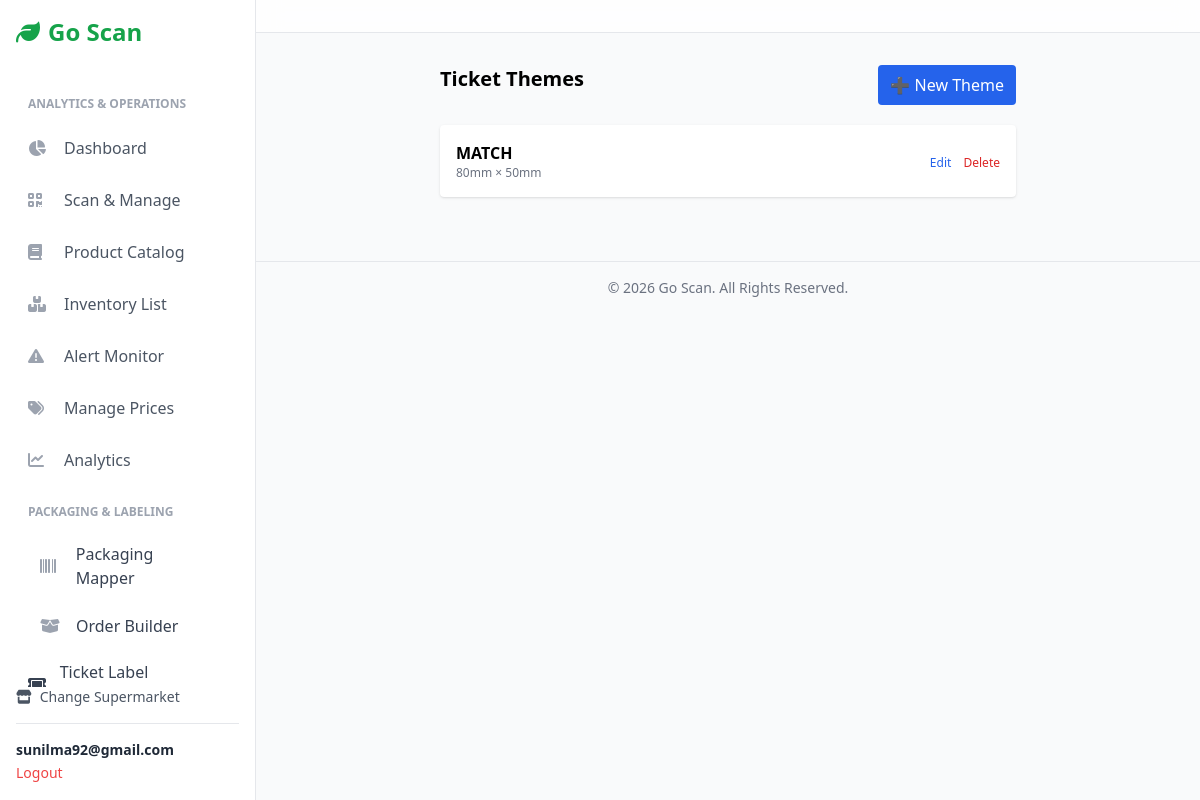
Screenshot of /ticket/1/themes/ (signed in) with the database file from the repository.
### users/models.py (models this page shows, shortened)
class Account(AbstractBaseUser):
    first_name = models.CharField(max_length=50)
    last_name = models.CharField(max_length=50)
    username = models.CharField(max_length=50, unique=True)
    email = models.EmailField(max_length=100, unique=True)
    phone_number = models.CharField(max_length=50, blank=True)
    date_joined = models.DateTimeField(auto_now_add=True)
    last_login = models.DateTimeField(auto_now=True)
    is_admin = models.BooleanField(default=False)
    is_staff = models.BooleanField(default=False)
    is_active = models.BooleanField(default=True)  # <-- Changed to True
    is_superuser = models.BooleanField(default=False)
    USERNAME_FIELD = 'username'
    REQUIRED_FIELDS = ['email', 'first_name', 'last_name']
    objects = MyAccountManager()

### Tickettheme/models.py (models this page shows, shortened)
class TicketTheme(models.Model):
    supermarket = models.ForeignKey(Supermarket, on_delete=models.CASCADE)
    name = models.CharField(max_length=50)
    background_color = models.CharField(max_length=20, default="#FFFFFF")
    text_color = models.CharField(max_length=20, default="#000000")
    accent_color = models.CharField(max_length=20, default="#FF0000")
    width_mm = models.PositiveIntegerField(default=80)
    height_mm = models.PositiveIntegerField(default=50)
    match_product_color = models.BooleanField(default=False)

### Tickettheme/views.py (the view)
# urls.py: path("<int:supermarket_id>/themes/", views.ticket_theme_list_view, name="ticket_theme_list"),
@login_required
def ticket_theme_list_view(request, supermarket_id):
    supermarket = get_object_or_404(Supermarket, pk=supermarket_id)
    themes = TicketTheme.objects.filter(
        supermarket=supermarket
    ).order_by("-id")
    return render(request, "tickettheme/theme_list.html", {
        "supermarket": supermarket,
        "themes": themes,
    })

### templates/tickettheme/theme_list.html (shortened to what this page needs)
{% extends "inventory/base.html" %}
{% block content %}
<div class="max-w-xl mx-auto space-y-5">
    <div class="flex justify-between">
        <h2 class="text-xl font-semibold">Ticket Themes</h2>
        <a href="{% url 'ticket:ticket_theme_create' supermarket.id %}"
           class="px-3 py-2 bg-blue-600 text-white rounded">
            ➕ New Theme
        </a>
    </div>
    <div class="space-y-3">
    {% for t in themes %}
        <div class="p-4 bg-white rounded shadow flex justify-between items-center">
            <div>
                <div class="font-semibold">{{ t.name }}</div>
                <div class="text-xs text-gray-500">
                    {{ t.width_mm }}mm × {{ t.height_mm }}mm
                </div>
            </div>
            <div class="space-x-2">
                <a href="{% url 'ticket:ticket_theme_edit' supermarket.id t.id %}"
                   class="text-blue-600 text-xs">Edit</a>
                <a href="{% url 'ticket:ticket_theme_delete' supermarket.id t.id %}"
                   class="text-red-600 text-xs">Delete</a>
            </div>
        </div>
    {% empty %}
        <p class="text-sm text-gray-500">No themes yet.</p>
    {% endfor %}
    </div>
</div>
{% endblock %}

### templates/inventory/base.html (shortened to what this page needs)
{% load static %}
<!DOCTYPE html>
<html lang="en">
<head>
    <script src="https://cdn.tailwindcss.com"></script>
    <link rel="stylesheet" href="https://cdnjs.cloudflare.com/ajax/libs/font-awesome/6.4.0/css/all.min.css">
</head>
<body class="bg-gray-50 font-sans">
    <aside id="sidebar" class="w-64 bg-white text-gray-800 p-4 border-r border-gray-200 fixed h-full flex flex-col z-30 md:translate-x-0">
        <div class="text-2xl font-bold text-green-600 mb-8 flex items-center">
            <i class="fas fa-leaf mr-2"></i>
            <span>Go Scan</span>
        </div>
        <nav class="space-y-1 flex-grow overflow-y-auto">
            {% if supermarket %}
                <p class="px-3 pt-4 pb-2 text-xs font-semibold text-gray-400 uppercase">Analytics & Operations</p>
                <a href="{% url 'inventory:supermarket_dashboard' supermarket.id %}" class="sidebar-link flex items-center p-3 rounded-lg text-gray-600 hover:bg-gray-200">
                    <i class="fas fa-chart-pie w-6 mr-3 text-gray-400"></i> Dashboard
                </a>
                <a href="{% url 'inventory:scan_item' supermarket.id %}" class="sidebar-link flex items-center p-3 rounded-lg text-gray-600 hover:bg-gray-200">
                    <i class="fas fa-qrcode w-6 mr-3 text-gray-400"></i> Scan & Manage
                </a>
                <a href="{% url 'inventory:product_list' supermarket.id %}" class="sidebar-link flex items-center p-3 rounded-lg text-gray-600 hover:bg-gray-200">
                    <i class="fas fa-book w-6 mr-3 text-gray-400"></i> Product Catalog
                </a>
                <a href="{% url 'inventory:inventory_list' supermarket.id %}" class="sidebar-link flex items-center p-3 rounded-lg text-gray-600 hover:bg-gray-200">
                    <i class="fas fa-boxes-stacked w-6 mr-3 text-gray-400"></i> Inventory List
                </a>
                <a href="{% url 'pricing:alert_monitor' supermarket.id %}" class="sidebar-link flex items-center p-3 rounded-lg text-gray-600 hover:bg-gray-200">
                    <i class="fas fa-triangle-exclamation w-6 mr-3 text-gray-400"></i> Alert Monitor
                </a>
                    <a href="{% url 'product_pricing:manage_product_prices' supermarket.id %}" class="sidebar-link flex items-center p-3 rounded-lg text-gray-600 hover:bg-gray-200">
                        <i class="fas fa-tags w-6 mr-3 text-gray-400"></i> Manage Prices
                    </a>
            <a href="{% url 'analytics:dashboard' supermarket.id %}"
   class="sidebar-link flex items-center p-3 rounded-lg text-gray-600 hover:bg-gray-200">
    <i class="fas fa-chart-line w-6 mr-3 text-gray-400"></i>
    <span>Analytics</span>
</a>
<p class="px-3 pt-4 pb-2 text-xs font-semibold text-gray-400 uppercase">
    Packaging & Labeling
</p>
<a href="{% url 'packaging:scan_unit' supermarket.id %}"
   class="sidebar-link flex items-center px-4 py-2.5 rounded-lg mx-2 text-gray-700 hover:bg-gray-100">
    <i class="fas fa-barcode w-6 mr-3 text-gray-400"></i>
    <span>Packaging Mapper</span>
</a>
<a href="{% url 'packaging:order_builder' supermarket.id %}"
   class="sidebar-link flex items-center px-4 py-2.5 rounded-lg mx-2 text-gray-700 hover:bg-gray-100">
    <i class="fas fa-box-open w-6 mr-3 text-gray-400"></i>
    <span>Order Builder</span>
</a>
            <a href="{% url 'ticket:ticket_list' supermarket.id %}"
           class="sidebar-link flex items-center gap-3 rounded-xl px-3 py-2 text-gray-700 hover:bg-gray-100">
            <i class="fas fa-ticket w-5"></i> Ticket Label Generator
        </a>
            {% endif %}
        </nav>
        <div class="mt-auto">
            <a href="{% url 'inventory:home' %}" class="text-sm text-gray-600 hover:text-green-600 flex items-center mb-4"><i class="fas fa-store mr-2"></i> Change Supermarket</a>
            {% if user.is_authenticated %}
            <div class="border-t pt-4">
                <p class="text-sm font-semibold truncate">{{ user.email }}</p>
                <a href="{% url 'account_logout' %}" class="text-sm text-red-500 hover:underline">Logout</a>
            </div>
            {% endif %}
        </div>
    </aside>
    <div class="flex-1 md:ml-64">
        <header class="bg-white/80 backdrop-blur-md sticky top-0 z-10 p-4 border-b border-gray-200 flex items-center justify-between">
        </header>
        <main class="p-4 sm:p-6 md:p-8">
            {% block content %}{% endblock %}
        </main>
         <footer class="text-center p-4 text-sm text-gray-500 border-t mt-8">
            © {% now "Y" %} Go Scan. All Rights Reserved.
        </footer>
    </div>
</body>
</html>

### templates/inventory/base.html (style rules this page uses)
#sidebar { transition: transform 0.3s ease-in-out; }

### rows the page displays
Account: email "sunilma92@gmail.com"
TicketTheme: name "MATCH", width_mm "80", height_mm "50"
